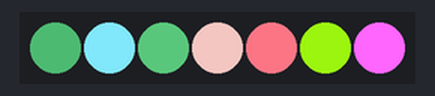
A sketch run on a simulated Arduino Uno, built with avr-gcc and run on an emulated ATmega328P. Parts: 7 RGB LEDs in strip order, left to right. The strip is taken to match the declared colour order; random numbers use the default seed unless the sketch sets one.

Above: at 0.1 s.
At 4.6 s:
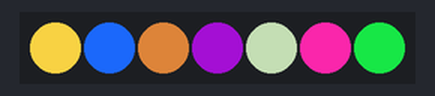
At 9.6 s:
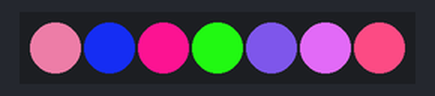
At 19.7 s:
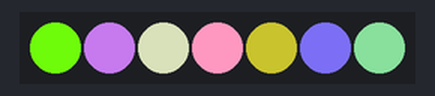
At 29.7 s:
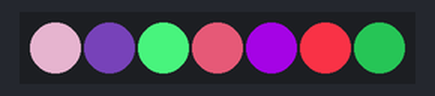
At 39.3 s:
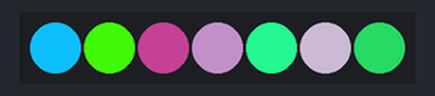
Timing chart, 0 to 40.0 s (numbered marks = the images above):
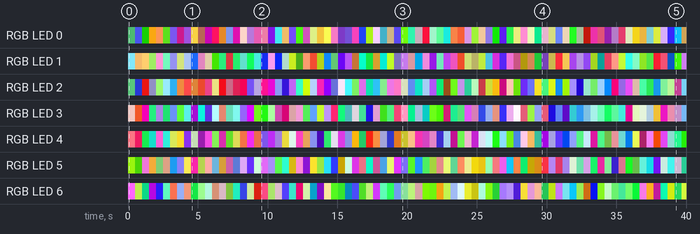

Measured:
- by itself, RGB LED 2: off → RGB(44, 99, 61) at 0.00 s, → RGB(24, 35, 131) 0.50 s later, → RGB(194, 18, 15) 0.50 s later, → RGB(68, 67, 92) 0.50 s later, … (80 changes in this stretch)
- by itself, RGB LED 0: off → RGB(30, 72, 44) at 0.00 s, → RGB(62, 72, 204) 0.50 s later, → RGB(14, 119, 2) 0.50 s later, → RGB(238, 160, 15) 0.50 s later, … (80 changes in this stretch)
- what the display in image 1 shows lasts 0.5 s, from 4.5 s to 5.0 s

The sketch:

midi_xmas_neopixel_test.ino
```cpp
/*************************************************
   MIDI Christmas Tree RGB NeoPixel Test

   Author: James Saunders
 *************************************************/

#include <Adafruit_NeoPixel.h>
#define NEO_PIN 6
#define NUM_PIXELS 7

Adafruit_NeoPixel pixels = Adafruit_NeoPixel(NUM_PIXELS, NEO_PIN, NEO_RGB + NEO_KHZ800);

void setup() {
  pixels.begin();

}

void loop() {
  pixels.setPixelColor(0, pixels.Color(random(1,255), random(1,255), random(1,255)));
  pixels.setPixelColor(1, pixels.Color(random(1,255), random(1,255), random(1,255)));
  pixels.setPixelColor(2, pixels.Color(random(1,255), random(1,255), random(1,255)));
  pixels.setPixelColor(3, pixels.Color(random(1,255), random(1,255), random(1,255)));
  pixels.setPixelColor(4, pixels.Color(random(1,255), random(1,255), random(1,255)));
  pixels.setPixelColor(5, pixels.Color(random(1,255), random(1,255), random(1,255)));
  pixels.setPixelColor(6, pixels.Color(random(1,255), random(1,255), random(1,255)));
  pixels.show();
  delay(500);
}
```
